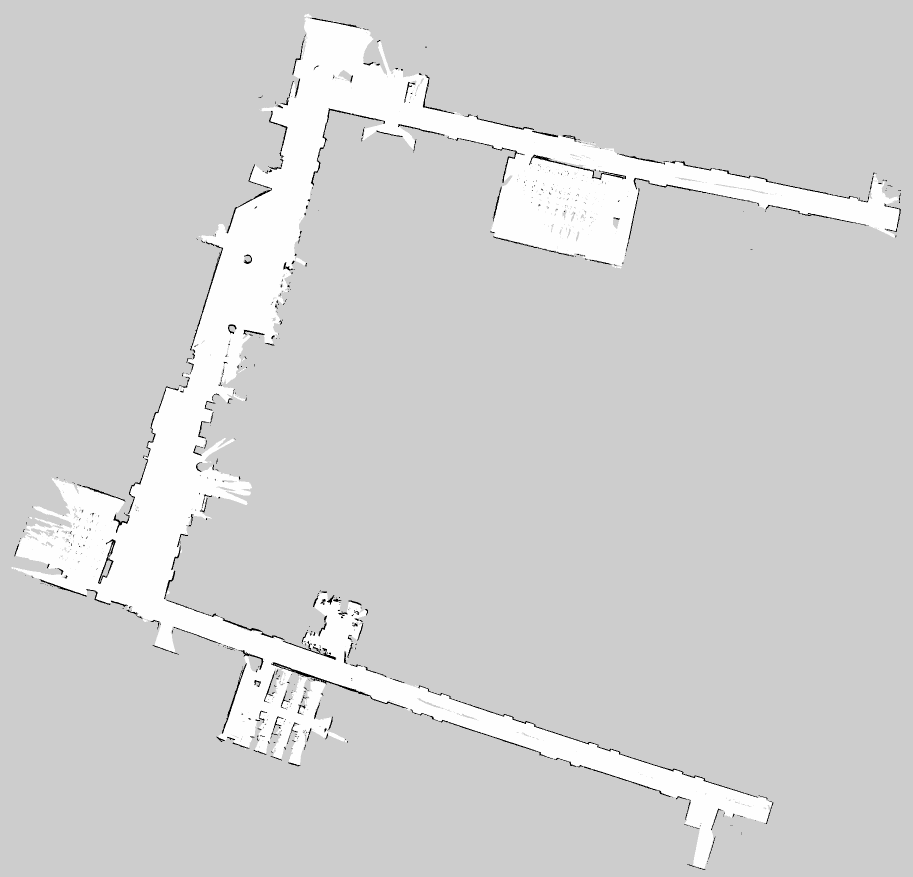
#> input picture FinalSchool.pgm, 1825 x 1754 px (shown at 1/2 size)
$ jupyter execute --allow-errors afterPathRefineFinalMap.ipynb
#> lines starting #> are read from the running program, lines starting #| are printed output that depends on the picture
[cell 1]
import cv2
import numpy as np
import matplotlib.pyplot as plt
import math
from scipy.spatial import distance

[cell 2]
class node:
    def __init__(self, x, y, xPre, yPre, dist=0, indPre=0):
        self.x = [x]
        self.y = [y]
        self.xPre = [xPre]
        self.yPre = [yPre]
        self.dist = [dist]
        self.indPre = [indPre]

class path:
    def __init__(self, x, y):
        self.x = [x]
        self.y = [y]

[cell 3]
# [73 lines left out: functions line_check, check_in_boundary, recursive_refine, PathRefine, not called in this run]

[cell 4]
def RRT(node, path, start, end, range_num):
    for i in range(1, range_num):
        x_rand = [start[0] + (end[0]-start[0])* np.random.rand(1), start[1] + (end[1]-start[1])* np.random.rand(1)]
#        x_rand = [robot[0] + (goal[0]-robot[0])* np.random.rand(1), robot[1] + (goal[1]-robot[1])* np.random.rand(1)]

        min_dist = 9999999
        near_iter = 0
        N = len(node.x)

        for j in range(N):
            x_near = [node.x[j], node.y[j]]
            dist = distance.euclidean(x_rand, x_near)
            if min_dist > dist:
                min_dist = dist
                near_iter = j

        x_near = [node.x[near_iter], node.y[near_iter]]

        near_rand = [x_rand[0]-x_near[0], x_rand[1]-x_near[1]]
        normlized = [near_rand[0] / distance.euclidean(x_rand, x_near)*stepsize, near_rand[1] / distance.euclidean(x_rand, x_near)*stepsize]
        x_new = [x_near[0] + normlized[0], x_near[1] + normlized[1]]

        CheckInBoundNew = check_in_boundary(x_new, gray_img, 5)
        LineCheck = line_check(x_new, x_near, gray_img)

        if CheckInBoundNew == 1 or LineCheck == 1:
            continue

        ax.plot([x_near[0], x_new[0]], [x_near[1], x_new[1]], 'b-', linewidth=2)
        node.x.append(x_new[0])
        node.y.append(x_new[1])
        node.xPre.append(x_near[0])
        node.yPre.append(x_near[1])
        node.dist.append(distance.euclidean(x_new, x_near))
        node.indPre.append(near_iter)

        if distance.euclidean(x_new, end) < 0.001:
            break

    if True:
        path.x[0] = end[0]
        path.y[0] = end[1]
        path.x.append(node.x[-1])
        path.y.append(node.y[-1])
        path_index = node.indPre[-1]

        while True:
            path.x.append(node.x[path_index])
            path.y.append(node.y[path_index])
            path_index = node.indPre[path_index]
            if path_index == 0:
                break

        path.x.append(start[0])
        path.y.append(start[1])
        Range_Num = len(path.x)
        for j in range(1, Range_Num):
            ax.plot([path.x[j], path.x[j-1]], [path.y[j], path.y[j-1]], 'r:', linewidth=2)

    else:
        print('no path to end')

[cell 5]
def set_params():
    global stepsize, robot, goal, waypoint_1, waypoint_2, waypoint_3, v, v2, v3, v4, pos, pos2, pos3, pos4
    stepsize = 10
    robot = [1770, 500]
    goal = [540, 100]
    waypoint_1 = [1150, 1650]
    waypoint_2 = [600, 1400]
    waypoint_3 = [210, 1180]

    v = node(robot[0], robot[1], robot[0], robot[1])
    v2 = node(waypoint_1[0], waypoint_1[1], waypoint_1[0], waypoint_1[1])
    v3 = node(waypoint_2[0], waypoint_2[1], waypoint_2[0], waypoint_2[1])
    v4 = node(waypoint_3[0], waypoint_3[1], waypoint_3[0], waypoint_3[1])

    pos = path(0, 0)
    pos2 = path(0, 0)
    pos3 = path(0, 0)
    pos4 = path(0, 0)

[cell 6]
def station():
    set_params()
    global img, gray_img, fig, ax
    img = cv2.imread('FinalSchool.pgm')
#> img is the input picture: shape (1754, 1825, 3); min 0, max 254, mean 209.2

    gray_img = np.asarray(img)
    gray = cv2.cvtColor(img, cv2.COLOR_RGB2GRAY)
    ret, binary = cv2.threshold(gray, 127, 255, cv2.THRESH_BINARY)
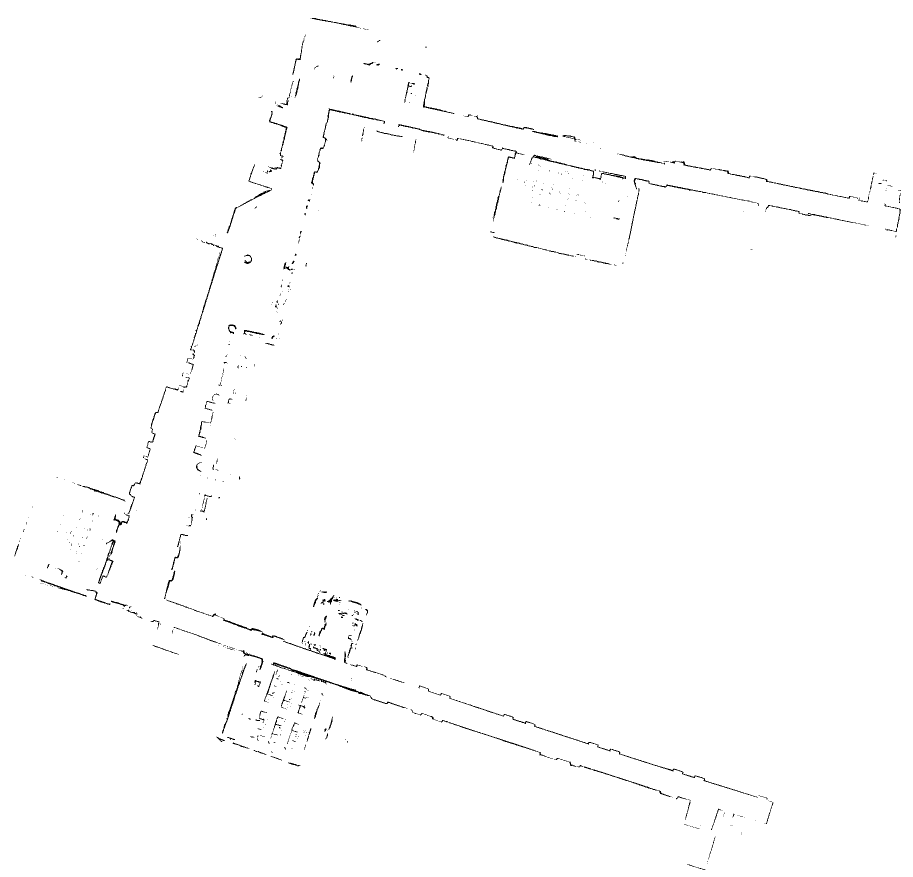
#> binary: shape (1754, 1825) (shown at 1/2 size); 99.3% white; black in thin lines or dots
    binary = cv2.bitwise_not(binary)
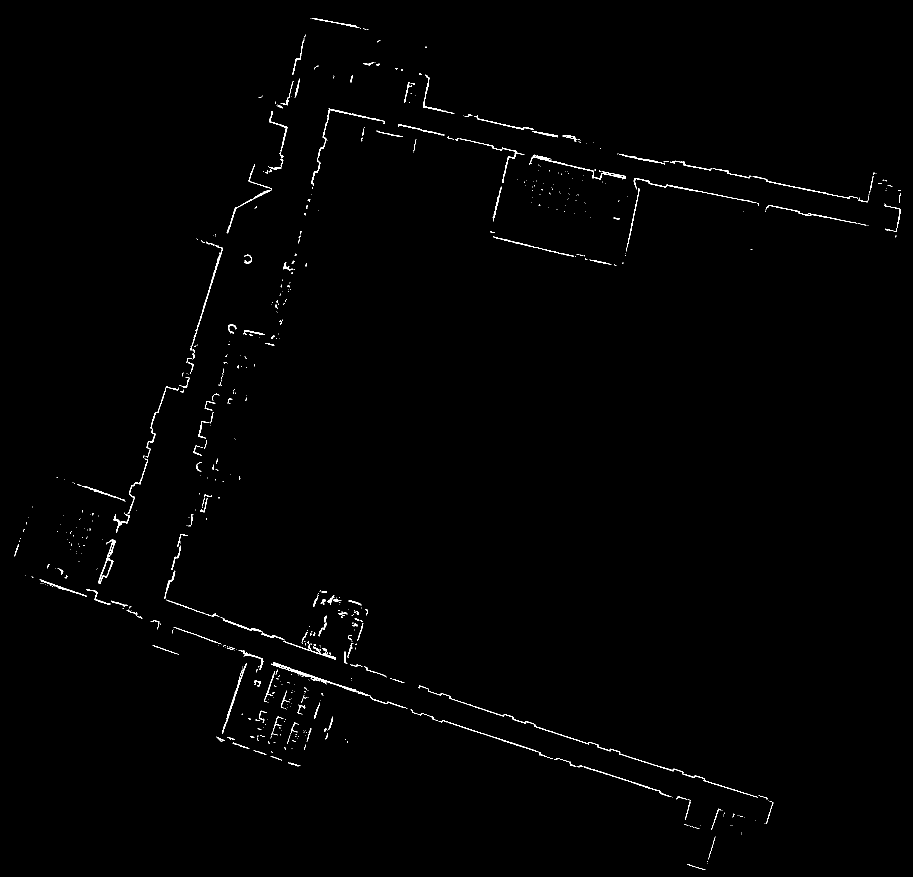
#> binary: shape (1754, 1825) (shown at 1/2 size); 0.7% white in thin lines or dots

    fig, ax = plt.subplots(figsize=(20, 20))
    ax.set_title('Local map with an obstacle and line constraints', fontsize=40)

    ax.set_xlim([0, 1820])
    ax.set_ylim([0, 1750])

    ax.plot(robot[0], robot[1], 'rd', markersize = 5, linewidth=1)
    ax.plot(waypoint_1[0], waypoint_1[1], 'gd', markersize = 5, linewidth=1)
    ax.plot(waypoint_2[0], waypoint_2[1], 'gd', markersize = 5, linewidth=1)
    ax.plot(waypoint_3[0], waypoint_3[1], 'gd', markersize = 5, linewidth=1)
    ax.plot(goal[0], goal[1], 'rd', markersize = 5, linewidth=1)

    RRT(v, pos, robot, waypoint_1, 5001)
#> after the loop in RRT, `for i in range(1, range_num):`: node.dist = [0]; node.x = [1770]; node.y = [500]
    RRT(v2, pos2, waypoint_1, waypoint_2, 2001)
    RRT(v3, pos3, waypoint_2, waypoint_3, 2001)
    RRT(v4, pos4, waypoint_3, goal, 5001)

    Final_1 = PathRefine(pos)
    Final_2 = PathRefine(pos2)
    Final_2[0].pop()
    Final_2[1].pop()
    Final_3 = PathRefine(pos3)
    Final_3[0].pop()
    Final_3[1].pop()
    Final_4 = PathRefine(pos4)
    Final_4[0].pop()
    Final_4[1].pop()

    Final_path = []
    Final_path.append(Final_4[0] + Final_3[0] + Final_2[0] + Final_1[0])
    Final_path.append(Final_4[1] + Final_3[1] + Final_2[1] + Final_1[1])

    final_length = len(Final_path[0])

    for i in range(final_length-1):
        ax.plot([Final_path[0][i], Final_path[0][i+1]], [Final_path[1][i], Final_path[1][i+1]],  'k--', linewidth=2)

    ax.imshow(img)
